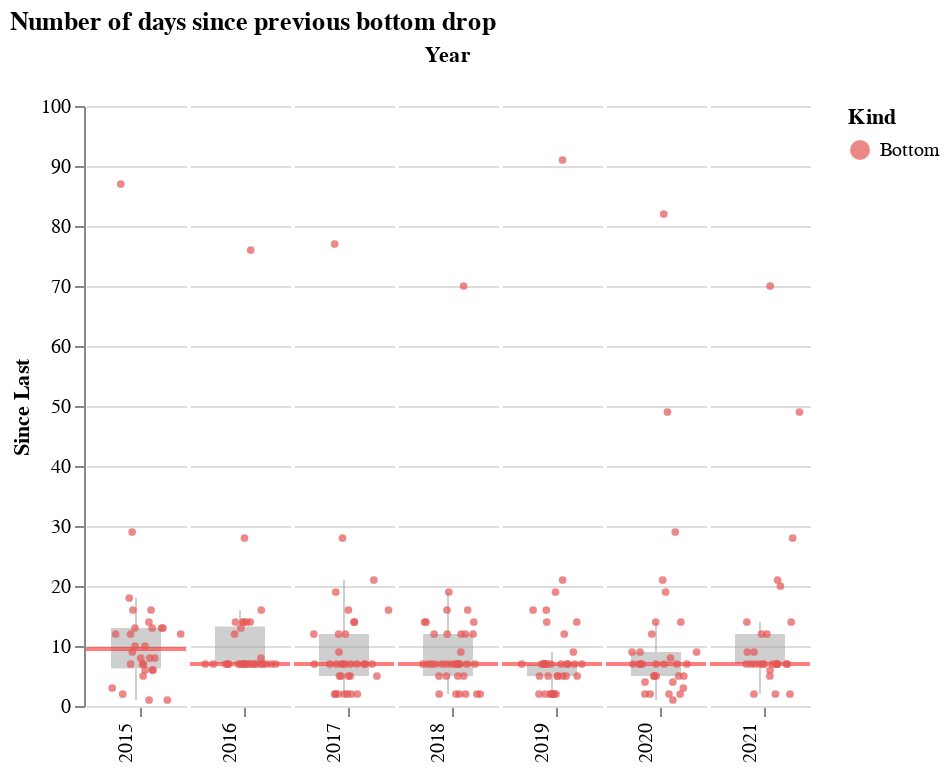

Notebook cell for this chart:
### Code cell
ttdf = since_last_kind_df(tdf, 'Bottom')
ttdf = ttdf[ttdf['Year'] > 2014]
plots.facetted_scatter(ttdf, 
                       'Kind', 
                       kind_sort_order, 
                       'Since Last',
                       color_scale=alt.Scale(range=['#e45756'])).properties(title='Number of days since previous bottom drop')

### Figure 1 — Vega-Lite specification as saved in the notebook (floating-point values rounded to 4 significant figures; data arrays with more than 128 entries replaced by an {"elided": "..."} marker saying what was removed)
{"$schema": "https://vega.github.io/schema/vega-lite/v4.8.1.json", "config": {"facet": {"spacing": 0}, "view": {"continuousHeight": 300, "continuousWidth": 400, "stroke": null}}, "data": {"name": "data-27a42a489c40bf0b400dac1c2822e08d"}, "datasets": {"data-27a42a489c40bf0b400dac1c2822e08d": {"elided": "233 records"}}, "facet": {"column": {"field": "Year", "header": {"labelAlign": "right", "labelAngle": -90, "labelOrient": "bottom", "labelPadding": 3, "titleOrient": "top"}, "type": "ordinal"}}, "spec": {"layer": [{"encoding": {"y": {"axis": {}, "field": "Since Last", "scale": {}, "type": "quantitative"}}, "mark": {"color": "#A0A0A0", "opacity": 0.5, "outliers": false, "size": 25, "type": "boxplot"}, "width": 50}, {"layer": [{"encoding": {"y": {"aggregate": "median", "field": "Since Last", "type": "quantitative"}}, "mark": {"color": "red", "opacity": 0.5, "size": 2, "type": "rule"}, "width": 50}, {"encoding": {"color": {"field": "Kind", "scale": {"range": ["#e45756"]}, "sort": ["Bottom", "Top", "Layer"], "type": "nominal"}, "tooltip": [{"field": "Product", "type": "nominal"}, {"field": "Price", "type": "quantitative"}, {"field": "Price-2021", "type": "quantitative"}, {"field": "Since Last", "type": "quantitative"}], "x": {"axis": {"grid": false, "labels": false, "ticks": true, "values": [0]}, "field": "jitter", "scale": {}, "title": null, "type": "quantitative"}, "y": {"axis": {}, "field": "Since Last", "scale": {}, "type": "quantitative"}}, "mark": {"opacity": 0.7, "size": 15, "type": "circle"}, "transform": [{"as": "jitter", "calculate": "sqrt(-2*log(random()))*cos(2*PI*random())"}], "width": 50}]}]}, "title": "Number of days since previous bottom drop"}
